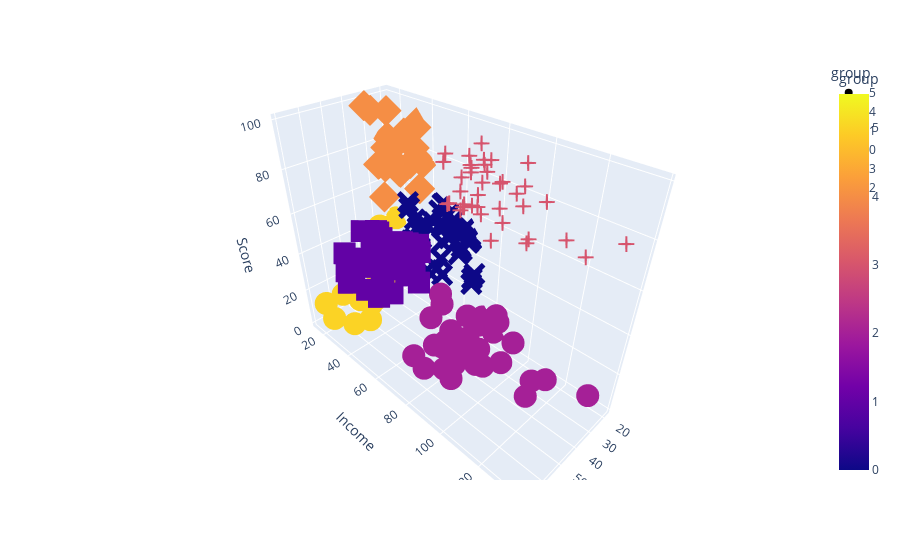

The cell this chart's notebook holds for it:
### Code cell
px.scatter_3d(df, x='Age', y='Income', z='Score', color='group',symbol='group')

### Figure 1 — Plotly figure (JSON) as saved in the notebook; plotly's stock layout.template omitted (floating-point values rounded to 4 significant figures)
{"data": [{"hovertemplate": "group=%{marker.color}<br>Age=%{x}<br>Income=%{y}<br>Score=%{z}<extra></extra>", "legendgroup": "5", "marker": {"color": [5, 5, 5, 5, 5, 5, 5, 5, 5, 5, 5, 5, 5, 5, 5, 5, 5, 5, 5, 5, 5], "coloraxis": "coloraxis", "symbol": "circle"}, "mode": "markers", "name": "5", "scene": "scene", "showlegend": true, "type": "scatter3d", "x": [19, 20, 31, 35, 64, 67, 58, 37, 35, 52, 35, 46, 54, 45, 40, 60, 53, 49, 42, 36, 49], "y": [15, 16, 17, 18, 19, 19, 20, 20, 21, 23, 24, 25, 28, 28, 29, 30, 33, 33, 34, 37, 39], "z": [39, 6, 40, 6, 3, 14, 15, 13, 35, 29, 35, 5, 14, 32, 31, 4, 4, 14, 17, 26, 28]}, {"hovertemplate": "group=%{marker.color}<br>Age=%{x}<br>Income=%{y}<br>Score=%{z}<extra></extra>", "legendgroup": "4", "marker": {"color": [4, 4, 4, 4, 4, 4, 4, 4, 4, 4, 4, 4, 4, 4, 4, 4, 4, 4, 4, 4, 4, 4], "coloraxis": "coloraxis", "symbol": "diamond"}, "mode": "markers", "name": "4", "scene": "scene", "showlegend": true, "type": "scatter3d", "x": [21, 23, 22, 23, 30, 35, 24, 22, 20, 35, 25, 31, 29, 35, 23, 21, 18, 21, 30, 20, 24, 24], "y": [15, 16, 17, 18, 19, 19, 20, 20, 21, 23, 24, 25, 28, 28, 29, 30, 33, 33, 34, 37, 38, 39], "z": [81, 77, 76, 94, 72, 99, 77, 79, 66, 98, 73, 73, 82, 61, 87, 73, 92, 81, 73, 75, 92, 65]}, {"hovertemplate": "group=%{marker.color}<br>Age=%{x}<br>Income=%{y}<br>Score=%{z}<extra></extra>", "legendgroup": "1", "marker": {"color": [1, 1, 1, 1, 1, 1, 1, 1, 1, 1, 1, 1, 1, 1, 1, 1, 1, 1, 1, 1, 1, 1, 1, 1, 1, 1, 1, 1, 1, 1, 1, 1, 1, 1, 1, 1, 1, 1, 1, 1, 1, 1, 1, 1, 1], "coloraxis": "coloraxis", "symbol": "square"}, "mode": "markers", "name": "1", "scene": "scene", "showlegend": true, "type": "scatter3d", "x": [65, 48, 50, 49, 59, 50, 47, 51, 69, 53, 70, 67, 54, 63, 43, 68, 70, 47, 60, 60, 59, 45, 49, 57, 67, 46, 48, 55, 50, 68, 48, 47, 48, 49, 67, 49, 66, 54, 68, 66, 65, 63, 49, 51, 50], "y": [38, 39, 40, 42, 43, 43, 43, 44, 44, 46, 46, 47, 47, 48, 48, 48, 49, 49, 50, 50, 54, 54, 54, 54, 54, 54, 54, 57, 58, 59, 60, 60, 61, 62, 62, 62, 63, 63, 63, 63, 63, 65, 65, 67, 67], "z": [35, 36, 55, 52, 60, 45, 41, 50, 46, 46, 56, 52, 59, 51, 50, 48, 55, 42, 49, 56, 47, 53, 42, 51, 41, 44, 46, 58, 46, 55, 49, 47, 42, 48, 59, 56, 50, 46, 43, 48, 52, 43, 59, 43, 57]}, {"hovertemplate": "group=%{marker.color}<br>Age=%{x}<br>Income=%{y}<br>Score=%{z}<extra></extra>", "legendgroup": "0", "marker": {"color": [0, 0, 0, 0, 0, 0, 0, 0, 0, 0, 0, 0, 0, 0, 0, 0, 0, 0, 0, 0, 0, 0, 0, 0, 0, 0, 0, 0, 0, 0, 0, 0, 0, 0, 0, 0, 0, 0], "coloraxis": "coloraxis", "symbol": "x"}, "mode": "markers", "name": "0", "scene": "scene", "showlegend": true, "type": "scatter3d", "x": [31, 27, 29, 31, 33, 31, 27, 19, 18, 19, 32, 26, 40, 23, 38, 21, 22, 34, 18, 40, 32, 24, 27, 20, 23, 26, 21, 19, 38, 19, 18, 19, 27, 38, 40, 23, 25, 28], "y": [39, 40, 40, 40, 42, 43, 46, 46, 48, 48, 48, 54, 54, 54, 54, 54, 57, 58, 59, 60, 60, 60, 60, 61, 62, 62, 62, 63, 64, 64, 65, 65, 67, 67, 69, 70, 72, 76], "z": [61, 47, 42, 42, 60, 54, 51, 55, 59, 59, 47, 54, 48, 52, 55, 57, 55, 60, 41, 40, 42, 52, 50, 49, 41, 55, 42, 54, 42, 46, 48, 50, 56, 40, 58, 29, 34, 40]}, {"hovertemplate": "group=%{marker.color}<br>Age=%{x}<br>Income=%{y}<br>Score=%{z}<extra></extra>", "legendgroup": "3", "marker": {"color": [3, 3, 3, 3, 3, 3, 3, 3, 3, 3, 3, 3, 3, 3, 3, 3, 3, 3, 3, 3, 3, 3, 3, 3, 3, 3, 3, 3, 3, 3, 3, 3, 3, 3, 3, 3, 3, 3, 3], "coloraxis": "coloraxis", "symbol": "cross"}, "mode": "markers", "name": "3", "scene": "scene", "showlegend": true, "type": "scatter3d", "x": [39, 31, 40, 38, 39, 31, 29, 32, 35, 32, 32, 28, 32, 34, 39, 38, 27, 30, 30, 29, 31, 36, 33, 32, 28, 36, 30, 27, 35, 32, 29, 30, 28, 36, 32, 38, 35, 32, 30], "y": [69, 70, 71, 71, 71, 72, 73, 73, 74, 75, 76, 77, 77, 78, 78, 78, 78, 78, 78, 79, 81, 85, 86, 87, 87, 87, 88, 88, 93, 97, 98, 99, 101, 103, 103, 113, 120, 126, 137], "z": [91, 77, 95, 75, 75, 71, 88, 73, 72, 93, 87, 97, 74, 90, 88, 76, 89, 78, 73, 83, 93, 75, 95, 63, 75, 92, 86, 69, 90, 86, 88, 97, 68, 85, 69, 91, 79, 74, 83]}, {"hovertemplate": "group=%{marker.color}<br>Age=%{x}<br>Income=%{y}<br>Score=%{z}<extra></extra>", "legendgroup": "2", "marker": {"color": [2, 2, 2, 2, 2, 2, 2, 2, 2, 2, 2, 2, 2, 2, 2, 2, 2, 2, 2, 2, 2, 2, 2, 2, 2, 2, 2, 2, 2, 2, 2, 2, 2, 2, 2], "coloraxis": "coloraxis", "symbol": "circle"}, "mode": "markers", "name": "2", "scene": "scene", "showlegend": true, "type": "scatter3d", "x": [43, 59, 47, 20, 44, 19, 57, 25, 48, 34, 43, 44, 47, 37, 34, 56, 19, 50, 42, 36, 40, 36, 52, 58, 59, 37, 46, 41, 54, 41, 34, 33, 47, 45, 32], "y": [71, 71, 71, 73, 73, 74, 75, 77, 77, 78, 78, 78, 78, 78, 78, 79, 81, 85, 86, 87, 87, 87, 88, 88, 93, 97, 98, 99, 101, 103, 103, 113, 120, 126, 137], "z": [35, 11, 9, 5, 7, 10, 5, 12, 36, 22, 17, 20, 16, 1, 1, 35, 5, 26, 20, 27, 13, 10, 13, 15, 14, 32, 15, 39, 24, 17, 23, 8, 16, 28, 18]}], "layout": {"coloraxis": {"colorbar": {"title": {"text": "group"}}, "colorscale": [[0, "#0d0887"], [0.1111, "#46039f"], [0.2222, "#7201a8"], [0.3333, "#9c179e"], [0.4444, "#bd3786"], [0.5556, "#d8576b"], [0.6667, "#ed7953"], [0.7778, "#fb9f3a"], [0.8889, "#fdca26"], [1, "#f0f921"]]}, "legend": {"title": {"text": "group"}, "tracegroupgap": 0}, "margin": {"t": 60}, "scene": {"domain": {"x": [0, 1], "y": [0, 1]}, "xaxis": {"title": {"text": "Age"}}, "yaxis": {"title": {"text": "Income"}}, "zaxis": {"title": {"text": "Score"}}}}}
